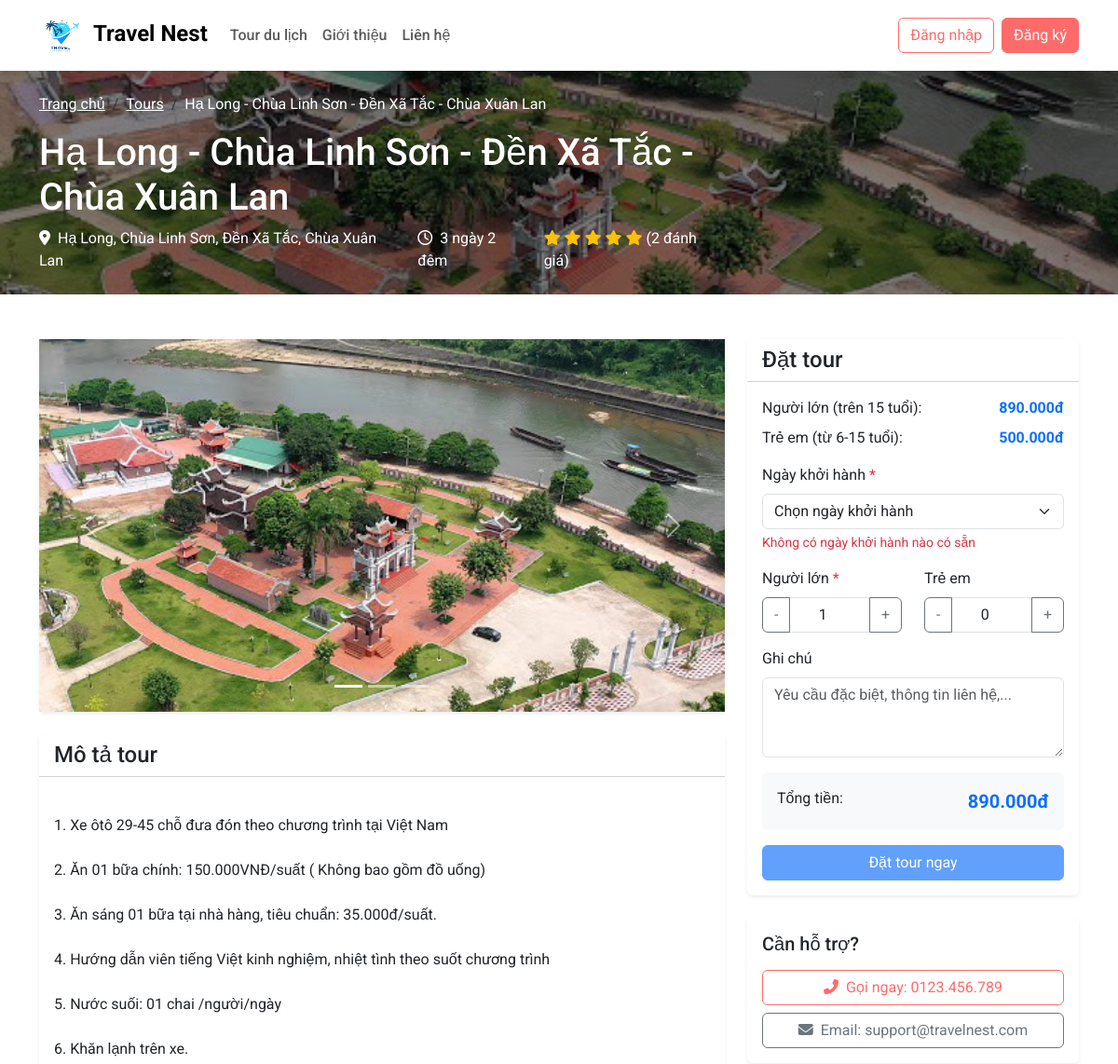
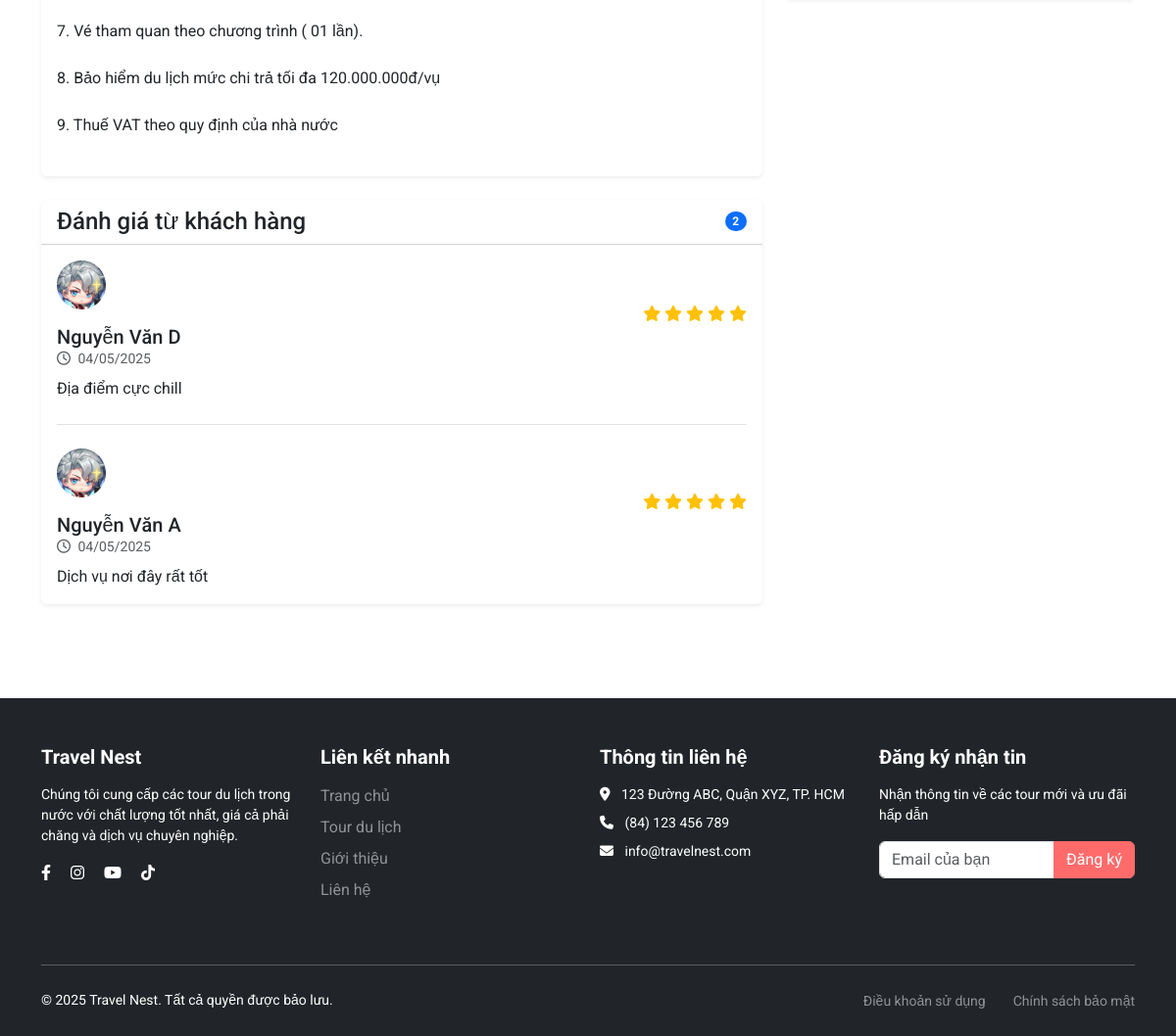
Page /tour-detail.php?id=6 on the committed database (2 pictures, top to bottom).
### tables this page shows
CREATE TABLE `tours` (
  `tour_id` int NOT NULL,
  `name` varchar(255) NOT NULL,
  `description` text NOT NULL,
  `location` varchar(100) NOT NULL,
  `duration` varchar(50) NOT NULL,
  `price_adult` decimal(10,2) NOT NULL,
  `price_child` decimal(10,2) NOT NULL,
  `image1` varchar(255) DEFAULT NULL,
  `image2` varchar(255) DEFAULT NULL,
  `image3` varchar(255) DEFAULT NULL,
  `status` enum('active','inactive') DEFAULT 'active',
  `created_at` timestamp NULL DEFAULT CURRENT_TIMESTAMP,
  `updated_at` timestamp NULL DEFAULT CURRENT_TIMESTAMP ON UPDATE CURRENT_TIMESTAMP
);

CREATE TABLE `reviews` (
  `review_id` int NOT NULL,
  `user_id` int NOT NULL,
  `tour_id` int NOT NULL,
  `booking_id` int NOT NULL,
  `rating` int NOT NULL,
  `comment` text,
  `status` enum('active','deleted') DEFAULT 'active',
  `review_date` timestamp NULL DEFAULT CURRENT_TIMESTAMP
);

CREATE TABLE `users` (
  `user_id` int NOT NULL,
  `full_name` varchar(255) NOT NULL,
  `email` varchar(255) NOT NULL,
  `password` varchar(255) NOT NULL,
  `phone` varchar(20) NOT NULL,
  `address` text,
  `role` enum('customer','admin') DEFAULT 'customer',
  `status` enum('active','blocked','inactive') DEFAULT 'active',
  `created_at` timestamp NULL DEFAULT CURRENT_TIMESTAMP,
  `updated_at` timestamp NULL DEFAULT CURRENT_TIMESTAMP ON UPDATE CURRENT_TIMESTAMP
);

### tour-detail.php (the view, shortened to what this page needs)
<?php
include 'config/config.php';
$tourId = $_GET['id'];
$stmt = $conn->prepare("
    SELECT t.*,
           (SELECT COUNT(*) FROM reviews r WHERE r.tour_id = t.tour_id AND r.status = 'active') as review_count,
           (SELECT AVG(rating) FROM reviews r WHERE r.tour_id = t.tour_id AND r.status = 'active') as avg_rating
    FROM tours t
    WHERE t.tour_id = ? AND t.status = 'active'
");
$stmt->bind_param("i", $tourId);
$stmt->execute();
$result = $stmt->get_result();
$tour = $result->fetch_assoc();
$availableDates = [];
$stmt = $conn->prepare("
    SELECT r.review_id, r.rating, r.comment, r.review_date,
           u.full_name
    FROM reviews r
    INNER JOIN users u ON r.user_id = u.user_id
    WHERE r.tour_id = ? AND r.status = 'active'
    ORDER BY r.review_date DESC
    LIMIT 10
");
$stmt->bind_param("i", $tourId);
$stmt->execute();
$reviewsResult = $stmt->get_result();
$reviews = [];
while ($review = $reviewsResult->fetch_assoc()) {
    $reviews[] = $review;
}
include 'layouts/header.php';
?>
<div class="tour-header py-4" style="background-image: url('admin/<?php echo $tour['image1']; ?>');">
    <div class="container">
        <div class="row">
            <div class="col-lg-8">
                <nav aria-label="breadcrumb">
                    <ol class="breadcrumb bg-transparent">
                        <li class="breadcrumb-item"><a href="index.php" class="text-white">Trang chủ</a></li>
                        <li class="breadcrumb-item"><a href="tours.php" class="text-white">Tours</a></li>
                        <li class="breadcrumb-item active text-white" aria-current="page"><?php echo $tour['name']; ?></li>
                    </ol>
                </nav>
                <h1 class="text-white mt-2"><?php echo $tour['name']; ?></h1>
                <div class="d-flex align-items-center mt-2 text-white">
                    <div class="me-3">
                        <i class="fas fa-map-marker-alt me-1"></i>
                        <?php echo $tour['location']; ?>
                    </div>
                    <div class="me-3">
                        <i class="far fa-clock me-1"></i>
                        <?php echo $tour['duration']; ?>
                    </div>
                    <?php if ($tour['review_count'] > 0): ?>
                        <div>
                            <?php for ($i = 1; $i <= 5; $i++): ?>
                                <?php if ($i <= round($tour['avg_rating'])): ?>
                                    <i class="fas fa-star text-warning"></i>
                                <?php else: ?>
                                    <i class="far fa-star text-warning"></i>
                                <?php endif; ?>
                            <?php endfor; ?>
                            <span class="text-white">(<?php echo $tour['review_count']; ?> đánh giá)</span>
                        </div>
                    <?php endif; ?>
                </div>
            </div>
        </div>
    </div>
</div>
<div class="container py-5">
    <div class="row">
        <div class="col-lg-8">
            <div class="card border-0 shadow-sm mb-4">
                <div class="card-body p-0">
                    <div id="tourCarousel" class="carousel slide" data-bs-ride="carousel">
                        <div class="carousel-indicators">
                            <button type="button" data-bs-target="#tourCarousel" data-bs-slide-to="0" class="active"></button>
                            <button type="button" data-bs-target="#tourCarousel" data-bs-slide-to="1"></button>
                            <button type="button" data-bs-target="#tourCarousel" data-bs-slide-to="2"></button>
                        </div>
                        <div class="carousel-inner">
                            <div class="carousel-item active">
                                <img src="admin/<?php echo $tour['image1']; ?>" class="d-block w-100 tour-carousel-img" alt="<?php echo $tour['name']; ?>">
                            </div>
                        </div>
                        <button class="carousel-control-prev" type="button" data-bs-target="#tourCarousel" data-bs-slide="prev">
                            <span class="carousel-control-prev-icon" aria-hidden="true"></span>
                        </button>
                        <button class="carousel-control-next" type="button" data-bs-target="#tourCarousel" data-bs-slide="next">
                            <span class="carousel-control-next-icon" aria-hidden="true"></span>
                        </button>
                    </div>
                </div>
            </div>
            <div class="card border-0 shadow-sm mb-4">
                <div class="card-header bg-white">
                    <h4 class="card-title mb-0">Mô tả tour</h4>
                </div>
                <div class="card-body">
                    <div class="tour-description">
                        <?php
                        echo nl2br($tour['description']);
                        ?>
                    </div>
                </div>
            </div>
            <div class="card border-0 shadow-sm">
                <div class="card-header bg-white d-flex justify-content-between align-items-center">
                    <h4 class="card-title mb-0">Đánh giá từ khách hàng</h4>
                    <span class="badge bg-primary rounded-pill"><?php echo count($reviews); ?></span>
                </div>
                <div class="card-body">
                    <?php if (count($reviews) > 0): ?>
                        <?php foreach ($reviews as $review): ?>
                            <div class="review-item mb-4 pb-4 border-bottom">
                                <div class="d-flex justify-content-between align-items-center mb-2">
                                    <div>
                                        <img src="admin/assets/img/user.jpg" class="testimonial-img-small rounded-circle mb-3" alt="Khách hàng">
                                        <h5 class="mb-0"><?php echo $review['full_name']; ?></h5>
                                        <div class="text-muted small">
                                            <i class="far fa-clock me-1"></i>
                                            <?php echo date('d/m/Y', strtotime($review['review_date'])); ?>
                                        </div>
                                    </div>
                                    <div>
                                        <?php for ($i = 1; $i <= 5; $i++): ?>
                                            <?php if ($i <= $review['rating']): ?>
                                                <i class="fas fa-star text-warning"></i>
                                            <?php else: ?>
                                                <i class="far fa-star text-warning"></i>
                                            <?php endif; ?>
                                        <?php endfor; ?>
                                    </div>
                                </div>
                                <p class="mb-0"><?php echo $review['comment']; ?></p>
                            </div>
                        <?php endforeach; ?>
                    <?php endif; ?>
                </div>
            </div>
        </div>
        <div class="col-lg-4">
            <div class="card border-0 shadow-sm mb-4">
                <div class="card-header bg-white">
                    <h4 class="card-title mb-0">Đặt tour</h4>
                </div>
                <div class="card-body">
                    <div class="price-info mb-3">
                        <div class="d-flex justify-content-between mb-2">
                            <span>Người lớn (trên 15 tuổi):</span>
                            <span class="text-primary fw-bold"><?php echo number_format($tour['price_adult'], 0, ',', '.'); ?>đ</span>
                        </div>
                        <div class="d-flex justify-content-between mb-2">
                            <span>Trẻ em (từ 6-15 tuổi):</span>
                            <span class="text-primary fw-bold"><?php echo number_format($tour['price_child'], 0, ',', '.'); ?>đ</span>
                        </div>
                    </div>
                    <form method="post" action="tour-detail.php?id=<?php echo $tourId; ?>" id="booking-form">
                        <div class="mb-3">
                            <label for="date_id" class="form-label">Ngày khởi hành <span class="text-danger">*</span></label>
                            <select class="form-select" id="date_id" name="date_id" required>
                                <option value="">Chọn ngày khởi hành</option>
                            </select>
                            <?php if (empty($availableDates)): ?>
                                <div class="form-text text-danger">Không có ngày khởi hành nào có sẵn</div>
                            <?php endif; ?>
                        </div>
                        <div class="row mb-3">
                            <div class="col-6">
                                <label for="num_adults" class="form-label">Người lớn <span class="text-danger">*</span></label>
                                <div class="input-group">
                                    <button type="button" class="btn btn-outline-secondary" onclick="decrementValue('num_adults')">-</button>
                                    <input type="number" class="form-control text-center" id="num_adults" name="num_adults" value="1" min="1" required>
                                    <button type="button" class="btn btn-outline-secondary" onclick="incrementValue('num_adults')">+</button>
                                </div>
                            </div>
                            <div class="col-6">
                                <label for="num_children" class="form-label">Trẻ em</label>
                                <div class="input-group">
                                    <button type="button" class="btn btn-outline-secondary" onclick="decrementValue('num_children')">-</button>
                                    <input type="number" class="form-control text-center" id="num_children" name="num_children" value="0" min="0">
                                    <button type="button" class="btn btn-outline-secondary" onclick="incrementValue('num_children')">+</button>
                                </div>
                            </div>
                        </div>
                        <div class="mb-3">
                            <label for="notes" class="form-label">Ghi chú</label>
                            <textarea class="form-control" id="notes" name="notes" rows="3" placeholder="Yêu cầu đặc biệt, thông tin liên hệ,..."></textarea>
                        </div>
                        <div class="total-price p-3 bg-light rounded mb-3">
                            <div class="d-flex justify-content-between">
                                <span>Tổng tiền:</span>
                                <span class="text-primary fw-bold fs-5" id="total-price">0đ</span>
                            </div>
                        </div>
                        <div class="d-grid">
                            <button type="submit" name="book_tour" class="btn btn-primary" <?php if (empty($availableDates)) echo "disabled"; ?>>
                                Đặt tour ngay
                            </button>
                        </div>
                    </form>
                </div>
            </div>
            <div class="card border-0 shadow-sm">
                <div class="card-body">
                    <h5 class="card-title mb-3">Cần hỗ trợ?</h5>
                    <div class="d-grid gap-2">
                        <a href="tel:0123456789" class="btn btn-outline-primary">
                            <i class="fas fa-phone-alt me-2"></i>Gọi ngay: 0123.456.789
                        </a>
                        <a href="mailto:support@travelnest.com" class="btn btn-outline-secondary">
                            <i class="fas fa-envelope me-2"></i>Email: support@travelnest.com
                        </a>
                    </div>
                </div>
            </div>
        </div>
    </div>
</div>
<?php include 'layouts/footer.php'; ?>

### rows in the picture
tours: image1 (picture), name "Hạ Long - Chùa Linh Sơn - Đền Xã Tắc - Chùa Xuân Lan", location "Hạ Long, Chùa Linh Sơn, Đền Xã Tắc, Chùa Xuân Lan", duration "3 ngày 2 đêm", description "1. Xe ôtô 29-45 chỗ đưa đón theo chương trình tại Việt Nam 2. Ăn 01 bữa chính: 150.000VNĐ/suất ( Không bao gồm đồ uống) 3. Ăn sáng 01 bữa tại nhà hàng, tiêu chuẩn: 35.000đ/suất. 4. Hướng dẫn viên tiếng Việt kinh nghiệm, nhiệt tình theo suốt chương trình 5. Nước suối: 01 chai /người/ngày 6. Khăn lạnh trên xe. 7. Vé tham quan theo chương trình ( 01 lần). 8. Bảo hiểm du lịch mức chi trả tối đa 120.000.000đ/vụ 9. Thuế VAT theo quy định của nhà nước", price_adult "890.000", price_child "500.000"
reviews: user.full_name "Nguyễn Văn D", review_date "04/05/2025", rating 5 (drawn), comment "Địa điểm cực chill"
reviews: user.full_name "Nguyễn Văn A", review_date "04/05/2025", rating 5 (drawn), comment "Dịch vụ nơi đây rất tốt"

### other values in the picture
$tour['review_count'] "2"
count($reviews) "2"
